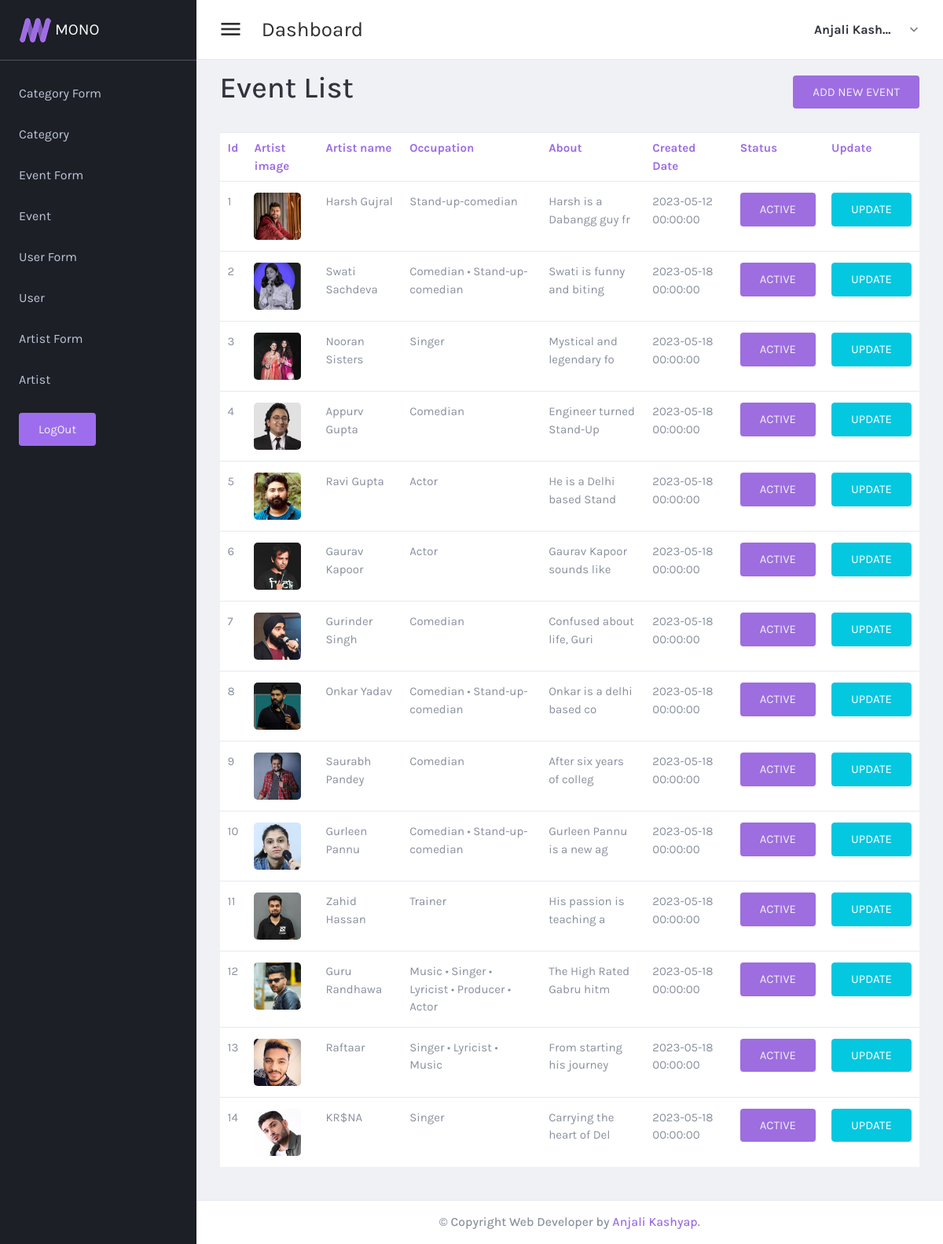
The page /admin/artist_table.php on the database its author committed.
### tables this page shows
CREATE TABLE `artist` (
  `id` int(11) NOT NULL,
  `artist_image` varchar(500) NOT NULL,
  `artist_name` varchar(20) NOT NULL,
  `occupation` varchar(50) NOT NULL,
  `about` varchar(200) NOT NULL,
  `createddate` datetime NOT NULL,
  `status` tinyint(1) NOT NULL
);

### admin/artist_table.php (the view, shortened to what this page needs)
<?php
	include "conn/conn.php";
	$sql = "select * from artist";
	$query = mysqli_query($conn, $sql);
?>
<!DOCTYPE html>
<html lang="en" dir="ltr">
  <head>
<?php include "include/header_script.php";?>
</head>
	<body class="navbar-fixed sidebar-fixed" id="body">
		<div class="wrapper">
			<?php include "include/sidenav.php";?>
			<div class="page-wrapper">
				<?php include "include/topnav.php";?>
				 <div class="content-wrapper">
		   <div class="card-header" style="background:transparent; overflow-x:scroll;">
				<div>
				<h1>Event List</h1>
					<a class="btn text-light float-right" href="artist_form.php"  style="width:fit-content; background:#9e6de2; margin-top:-38px; margin-bottom:30px;">Add New Event</a>
				</div>
					<table id="productsTable" class="table table-hover table-product mb-6" style="width:100%">
						<tr>
							<th>Id</th>
							<th>Artist image</th>
							<th>Artist name</th>
							<th>Occupation</th>
							<th>About</th>
							<th>Created Date</th>
							<th>Status</th>
							<th>Update</th>
						</tr>
							<?php
								$count = 1;
								while($data = mysqli_fetch_assoc($query)){
							?>
								<tr>
									<td><?php echo $count; ?></td>
									<td><img src="<?php echo 'images/artist/'.$data['artist_image'] ?>" /></td>
									<td><?php echo $data['artist_name']; ?></td>
									<td><?php echo $data['occupation']; ?></td>
									<td><?php echo substr($data['about'],0,25); ?></td>
									<td><?php echo $data['createddate']; ?></td>
									<td><?php echo $data['status'] == 1 ? '<a class="btn text-light changecolor" style="background:#9e6de0">Active</a>' : '<a class="btn btn-danger">Dective</a>' ?></td>
									<td><a class="btn btn-info" href="artist_form.php?id=<?php echo $data['id'] ?>">Update</a></td>
								</tr>
							<?php
							$count++;
								}
							?>
					</table>
			</div>
					<footer class="footer mt-auto">
						<div class="copyright bg-white">
						  <p class="text-center">
							&copy; <span id="copy-year"></span> Copyright Web Developer by <a class="text-primary" href="#" target="_blank" >Anjali Kashyap</a>.
						  </p>
						</div>
					</footer>
				</div>
			</div>
		</div>
	</body>
</html>

### admin/include/header_script.php (shortened to what this page needs)
<link href="plugins/material/css/materialdesignicons.min.css" rel="stylesheet" />
<link href="plugins/simplebar/simplebar.css" rel="stylesheet" />
<link href="plugins/nprogress/nprogress.css" rel="stylesheet" />
<link href="plugins/DataTables/DataTables-1.10.18/css/jquery.dataTables.min.css" rel="stylesheet" />
<link href="plugins/jvectormap/jquery-jvectormap-2.0.3.css" rel="stylesheet" />
<link href="plugins/daterangepicker/daterangepicker.css" rel="stylesheet" />
<link href="https://cdn.quilljs.com/1.3.6/quill.snow.css" rel="stylesheet">
<link href="plugins/toaster/toastr.min.css" rel="stylesheet" />
<link id="main-css-href" rel="stylesheet" href="css/style.css" />
<link rel="stylesheet" href="css/events_style.css"/>

### admin/include/sidenav.php
<aside class="left-sidebar sidebar-dark" id="left-sidebar">
  <div id="sidebar" class="sidebar sidebar-with-footer">
	<div class="app-brand">
	  <a href="">
		<img src="images/logo.png" alt="Mono">
		<span class="brand-name">MONO</span>
	  </a>
	</div>
	<div class="sidebar-left" data-simplebar style="height: 100%;">
	  <ul class="nav sidebar-inner" id="sidebar-menu">
	   <li>
			<a class="sidenav-item-link" href="category.php">
			  <span class="nav-text">Category form</span>
			</a>
		  </li>
		 <li>
			<a class="sidenav-item-link" href="category_table.php">
			  <span class="nav-text">Category</span>
			</a>
		  </li>
		  <li>
			<a class="sidenav-item-link" href="event_form.php">
			  <span class="nav-text">Event form</span>
			</a>
		  </li>
		  <li>
			<a class="sidenav-item-link" href="events_display.php">
			  <span class="nav-text">Event</span>
			</a>
		  </li>
		  <li>
			<a class="sidenav-item-link" href="user_registration.php">
			  <span class="nav-text">User Form</span>
			</a>
		  </li>
		  <li>
			<a class="sidenav-item-link" href="user_registration_table.php">
			  <span class="nav-text">User</span>
			</a>
		  </li>
		  <li>
			<a class="sidenav-item-link" href="artist_form.php">
			  <span class="nav-text">Artist Form</span>
			</a>
		  </li>
		  <li>
			<a class="sidenav-item-link" href="artist_table.php">
			  <span class="nav-text">Artist</span>
			</a>
		  </li>
		   <li>
			<a class="sidenav-item-link" href="logout.php">
			  <span class="nav-text btn text-light" style="background:#9e6ded;">LogOut</span>
			</a>
		  </li>
	 </ul>
	</div>
  </div>
</aside>

### admin/include/topnav.php (shortened to what this page needs)
<header class="main-header" id="header">
	<nav class="navbar navbar-expand-lg navbar-light" id="navbar">
	  <button id="sidebar-toggler" class="sidebar-toggle">
	  </button>
	  <span class="page-title">dashboard</span>
	  <div class="navbar-right ">
	   <ul class="nav navbar-nav">
		  <li class="dropdown user-menu">
			<button class="dropdown-toggle nav-link" data-toggle="dropdown">
			  <span class="d-none d-lg-inline-block">Anjali Kashyap</span>
			</button>
		  </li>
		</ul>
	  </div>
	</nav>
</header>

### admin/css/events_style.css (style rules this page uses)
tr:first-child { color:#9e6de2; }

### rows shown on the page
artist: artist_image (picture), artist_name "Harsh Gujral", occupation "Stand-up-comedian", about "Harsh is a Dabangg guy fr", createddate "2023-05-12 00:00:00", status "ACTIVE"
artist: artist_image (picture), artist_name "Swati Sachdeva", occupation "Comedian • Stand-up-comedian", about "Swati is funny and biting", createddate "2023-05-18 00:00:00", status "ACTIVE"
artist: artist_image (picture), artist_name "Nooran Sisters", occupation "Singer", about "Mystical and legendary fo", createddate "2023-05-18 00:00:00", status "ACTIVE"
artist: artist_image (picture), artist_name "Appurv Gupta", occupation "Comedian", about "Engineer turned Stand-Up", createddate "2023-05-18 00:00:00", status "ACTIVE"
artist: artist_image (picture), artist_name "Ravi Gupta", occupation "Actor", about "He is a Delhi based Stand", createddate "2023-05-18 00:00:00", status "ACTIVE"
artist: artist_image (picture), artist_name "Gaurav Kapoor", occupation "Actor", about "Gaurav Kapoor sounds like", createddate "2023-05-18 00:00:00", status "ACTIVE"
artist: artist_image (picture), artist_name "Gurinder Singh", occupation "Comedian", about "Confused about life, Guri", createddate "2023-05-18 00:00:00", status "ACTIVE"
artist: artist_image (picture), artist_name "Onkar Yadav", occupation "Comedian • Stand-up-comedian", about "Onkar is a delhi based co", createddate "2023-05-18 00:00:00", status "ACTIVE"
artist: artist_image (picture), artist_name "Saurabh Pandey", occupation "Comedian", about "After six years of colleg", createddate "2023-05-18 00:00:00", status "ACTIVE"
artist: artist_image (picture), artist_name "Gurleen Pannu", occupation "Comedian • Stand-up-comedian", about "Gurleen Pannu is a new ag", createddate "2023-05-18 00:00:00", status "ACTIVE"
artist: artist_image (picture), artist_name "Zahid Hassan", occupation "Trainer", about "His passion is teaching a", createddate "2023-05-18 00:00:00", status "ACTIVE"
artist: artist_image (picture), artist_name "Guru Randhawa", occupation "Music • Singer • Lyricist • Producer • Actor", about "The High Rated Gabru hitm", createddate "2023-05-18 00:00:00", status "ACTIVE"
artist: artist_image (picture), artist_name "Raftaar", occupation "Singer • Lyricist • Music", about "From starting his journey", createddate "2023-05-18 00:00:00", status "ACTIVE"
artist: artist_image (picture), artist_name "KR$NA", occupation "Singer", about "Carrying the heart of Del", createddate "2023-05-18 00:00:00", status "ACTIVE"
